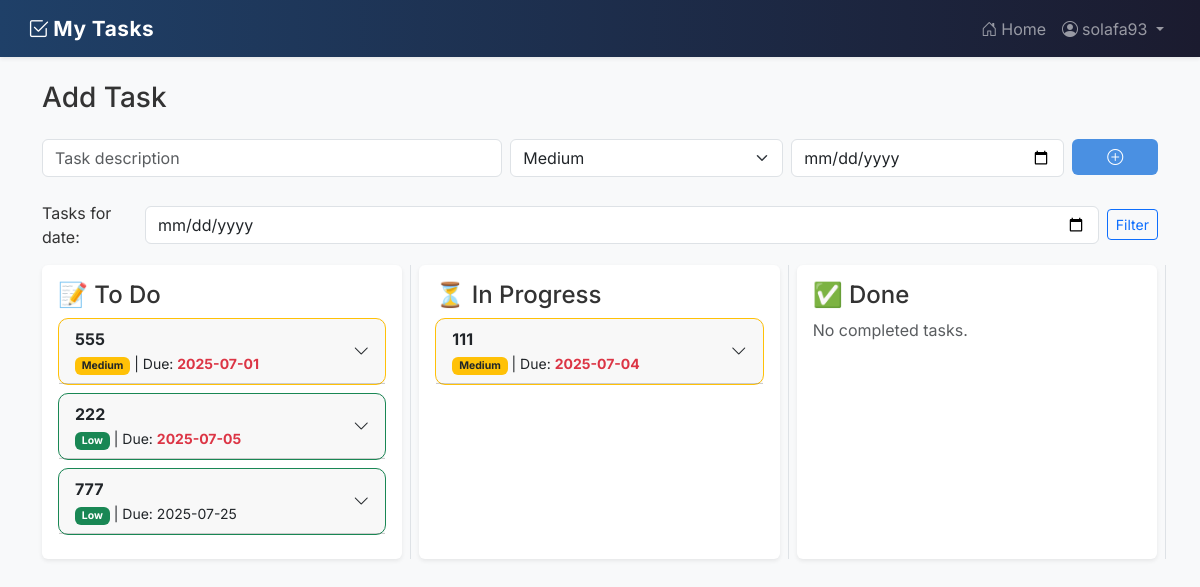
The page / (signed in) on the database as committed earlier.
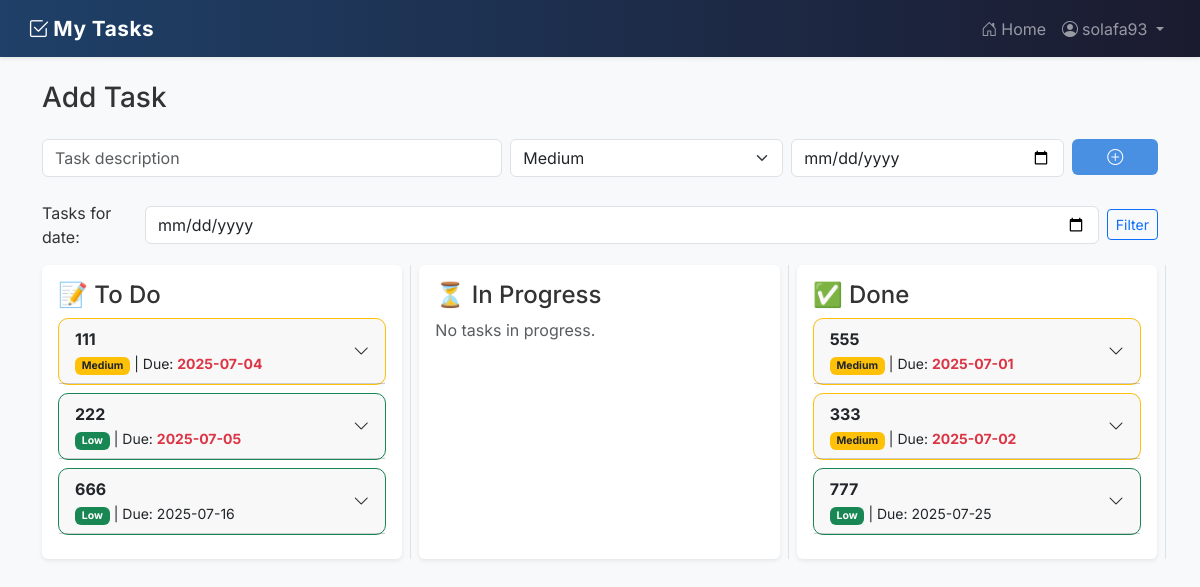
The same page on the database as committed later.
### app.py (models this page shows, shortened)
class User(UserMixin, db.Model):
    id = db.Column(db.Integer, primary_key=True)
    username = db.Column(db.String(150), unique=True)
    password_hash = db.Column(db.String(150))
    tasks = db.relationship('Task', backref='user', lazy=True)

class Task(db.Model):
    id = db.Column(db.Integer, primary_key=True)
    content = db.Column(db.String(200), nullable=False)
    priority = db.Column(db.String(10), default='Medium')  # High, Medium, Low
    due_date = db.Column(db.Date, nullable=True)
    user_id = db.Column(db.Integer, db.ForeignKey('user.id'), nullable=False)
    status = db.Column(db.String(20), nullable=False, default='To Do') # To Do, In Progress, Done
    subtasks = db.relationship('Subtask', backref='task', cascade='all, delete-orphan')

### app.py (the view)
@app.route('/')
@login_required
def index():
    date_str = request.args.get('date')
    filter_status = request.args.get('status')
    today = date.today()
    selected_date = date_str if date_str else ''
    base_query = Task.query.filter_by(user_id=current_user.id)
    if date_str:
        try:
            selected = datetime.strptime(date_str,'%Y-%m-%d').date()
            base_query = base_query.filter(Task.due_date == selected)
        except ValueError:
            pass
    if filter_status:
        query = query.filter(Task.status == filter_status)
    priority_order = case(
        (Task.priority == 'High', 1),
        (Task.priority == 'Medium', 2),
        (Task.priority == 'Low', 3),
        else_=4
    )
    tasks_to_do = base_query.filter(Task.status == 'To Do').order_by(priority_order)
    tasks_in_progress = base_query.filter(Task.status == 'In Progress').order_by(priority_order)
    tasks_done = base_query.filter(Task.status == 'Done').order_by(priority_order)
    return render_template('index.html', tasks_to_do=tasks_to_do,tasks_in_progress= tasks_in_progress,tasks_done= tasks_done, today=today, selected_date=selected_date)

### app.py (called while the page is built)
@login_manager.user_loader
def load_user(user_id):
    return User.query.get(int(user_id))

### templates/index.html (shortened to what this page needs)
{% extends 'base.html' %}
{% block content %}
<h3 class="mb-4">Add Task</h3>
{% macro render_task(task, today) %}
  <div class="card mb-2
    {% if task.priority == 'High' %}border-danger
    {% elif task.priority == 'Medium' %}border-warning
    {% else %}border-success{% endif %}">
    <div class="card-header d-flex justify-content-between align-items-center"
         style="cursor: pointer;"
         data-bs-toggle="collapse"
         data-bs-target="#collapseTask{{ task.id }}">
      <div>
        <strong>{{ task.content }}</strong><br>
        <small>
          <span class="badge
            {% if task.priority == 'High' %}bg-danger
            {% elif task.priority == 'Medium' %}bg-warning text-dark
            {% else %}bg-success{% endif %}">
            {{ task.priority }}
          </span>
          |
          Due:
          <span class="{% if task.due_date and task.due_date < today %}text-danger fw-bold{% endif %}">
            {{ task.due_date.strftime('%Y-%m-%d') if task.due_date else 'None' }}
          </span>
        </small>
      </div>
      <i class="bi bi-chevron-down"></i>
    </div>
  </div>
{% endmacro %}
<form method="POST" action="{{ url_for('add_task') }}" class="mb-4">
  <div class="row g-2">
    <div class="col-md-5">
      <input type="text" name="task" class="form-control" placeholder="Task description" required>
    </div>
    <div class="col-md-3">
      <select name="priority" class="form-select">
        <option value="Medium" selected>Medium</option>
      </select>
    </div>
    <div class="col-md-3">
      <input type="date" name="due_date" class="form-control">
    </div>
    <div class="col-md-1">
      <button type="submit" class="btn btn-primary w-100" title="Add Task">
        <i class="bi bi-plus-circle"></i>
      </button>
    </div>
  </div>
</form>
<form method="GET" class="mb-3 d-flex align-items-center" action="{{ url_for('index') }}">
  <label class="me-2 mb-0">Tasks for date:</label>
  <input type="date" name="date" class="form-control me-2" value="{{ selected_date }}">
  <button type="submit" class="btn btn-sm btn-outline-primary">Filter</button>
</form>
<div class="row g-3">
  <div class="col-md-4 border-end">
    <div class="p-3 bg-white rounded shadow-sm h-100">
    <h4>📝 To Do</h4>
    {% for task in tasks_to_do %}
      {{ render_task(task, today) }}
    {% else %}
      <p class="text-muted">No tasks to do.</p>
    {% endfor %}
    </div>
  </div>
  <div class="col-md-4 border-end">
    <div class="p-3 bg-white rounded shadow-sm h-100">
    <h4>⏳ In Progress</h4>
    {% for task in tasks_in_progress %}
      {{ render_task(task, today) }}
    {% else %}
      <p class="text-muted">No tasks in progress.</p>
    {% endfor %}
    </div>
  </div>
  <div class="col-md-4 border-end">
    <div class="p-3 bg-white rounded shadow-sm h-100">
    <h4>✅ Done</h4>
    {% for task in tasks_done %}
      {{ render_task(task, today) }}
    {% else %}
      <p class="text-muted">No completed tasks.</p>
    {% endfor %}
    </div>
  </div>
</div>
{% endblock %}

### templates/base.html (shortened to what this page needs)
<!DOCTYPE html>
<html lang="en">
    <link rel="stylesheet" href="{{ url_for('static', filename='style.css') }}">
<head>
    <link href="https://cdn.jsdelivr.net/npm/bootstrap@5.3.3/dist/css/bootstrap.min.css" rel="stylesheet">
    <link href="https://cdn.jsdelivr.net/npm/bootstrap-icons@1.11.3/font/bootstrap-icons.css" rel="stylesheet">
    <link rel="stylesheet" href="{{ url_for('static', filename='style.css') }}">
</head>
<body class="bg-light">
<nav class="navbar navbar-expand-lg navbar-dark shadow-sm px-3" style="background: linear-gradient(to right, #1f4068, #1b1b2f);">
  <div class="container-fluid">
    <a class="navbar-brand fw-bold" href="{{ url_for('index') }}">
      <i class="bi bi-check2-square me-1"></i>My Tasks
    </a>
    <div class="collapse navbar-collapse" id="navbarContent">
      <ul class="navbar-nav ms-auto mb-2 mb-lg-0">
        {% if current_user.is_authenticated %}
          <li class="nav-item">
            <a class="nav-link" href="{{ url_for('index') }}">
              <i class="bi bi-house-door me-1"></i>Home
            </a>
          </li>
          <li class="nav-item dropdown">
  <a class="nav-link dropdown-toggle" href="#" id="userDropdown" role="button" data-bs-toggle="dropdown" aria-expanded="false">
    <i class="bi bi-person-circle me-1"></i>{{ current_user.username }}
  </a>
</li>
        {% endif %}
      </ul>
    </div>
  </div>
</nav>
    <div class="container mt-4">
        {% block content %}{% endblock %}
    </div>
</body>
</html>

### static/style.css (style rules this page uses)
body { font-family: 'Inter', sans-serif; background-color: #f8f9fa; color: #333; animation: fadeInBody 0.6s ease-in-out; }
.navbar-brand { font-weight: 600; font-size: 1.3rem; letter-spacing: 0.5px; }
.btn-primary { background-color: #4a90e2; border: none; transition: background-color 0.2s ease-in-out; }
.card { border-radius: 10px; transition: transform 0.2s ease; }

Rows that differ between the two databases and show on the page:
changed Task (number 1 of 6 on the later page): moves from the list under "⏳ In Progress" to the list under "📝 To Do"
added Task: content "666", priority "Low", due_date "2025-07-16", shown under "📝 To Do"
changed Task (number 4 of 6 on the later page): moves from the list under "📝 To Do" to the list under "✅ Done"
added Task: content "333", priority "Medium", due_date "2025-07-02", shown under "✅ Done"
changed Task (number 6 of 6 on the later page): moves from the list under "📝 To Do" to the list under "✅ Done"
Other text that changed with them:
text no longer shown: "No completed tasks."
text now shown: "No tasks in progress."
